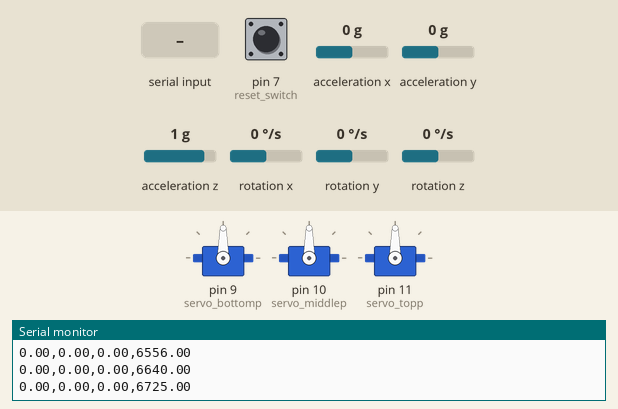
This sketch was run on a simulated Arduino Uno, built with avr-gcc and run on an emulated ATmega328P. Shown: 3 × servo, the last lines printed to the serial monitor. Wiring (inferred from the names in the program): MPU-6050 motion sensor at I2C address 0x68. Inputs (shaded band) come from the test bench; at power-on: rotation x 0 °/s, rotation y 0 °/s, rotation z 0 °/s, pin 7 (reset_switch) LOW, acceleration x 0 g, acceleration y 0 g, acceleration z 1 g.

Above: at 6.8 s.
6.9 s: rotation x set to -192 °/s
At 6.99 s:
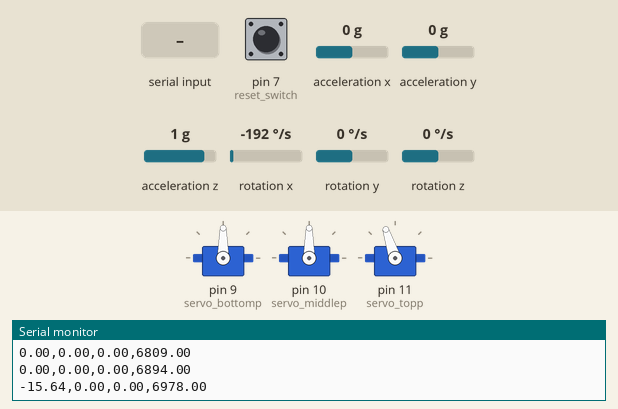
9.9 s: rotation y set to -100 °/s
At 10.03 s:
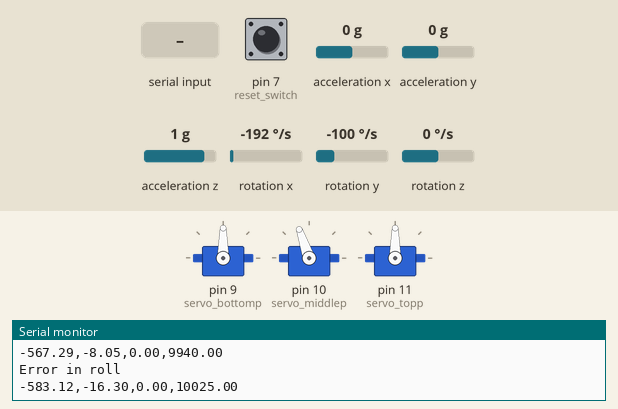
12.9 s: rotation z set to -192 °/s
At 13.3 s:
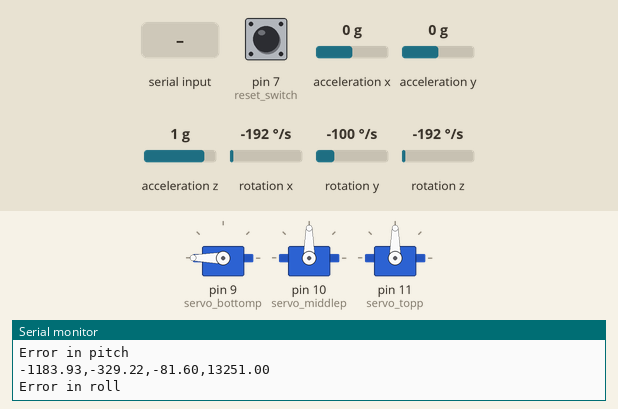
15.9 s: pin 7 (reset_switch) pulled HIGH for 0.15 s
At 16.08 s:
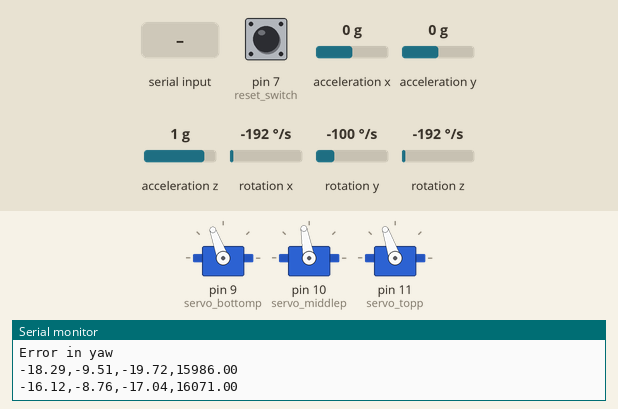
18.9 s: "r" received over Serial
At 19.15 s:
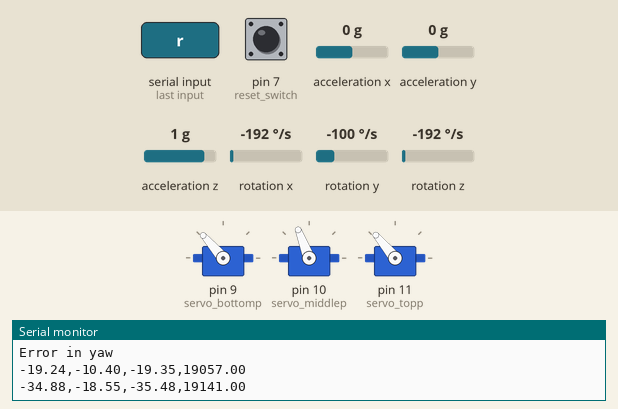
21.9 s: rotation x set to 192 °/s
Timing chart, 0 to 25.9 s (numbered marks = the images above; inputs shaded):
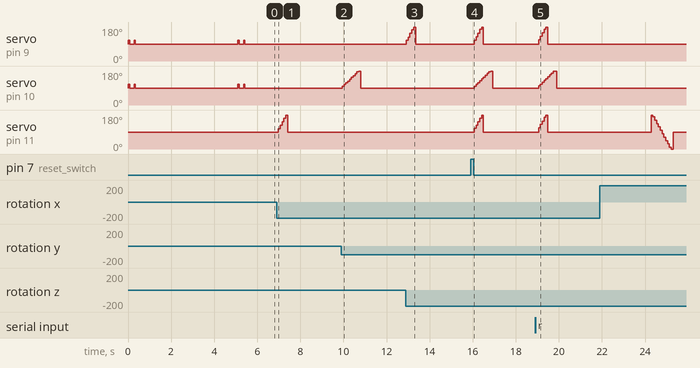

The sketch:

Gimbal.ino
```cpp
// Tim Hire 07/2020 Gimbal Project using MPU6050 accelerometer/gyroscope module

#include <Servo.h>
#include <Wire.h>

#define MPU_register 0x68
#define acc_sensitivity_2g 16384    //--> from the module datasheet
#define gyr_sensitivity_250 131       //--> from the module datasheet

Servo servo_bottom;
Servo servo_middle;
Servo servo_top;
int servo_bottomp = 9;
int servo_middlep = 10;
int servo_topp = 11;

float acc_X, acc_Y, acc_Z, temp, gyr_X, gyr_Y, gyr_Z;
float previousTime, currentTime, elapsedTime;
float aAngleX, aAngleY, aAngleZ;
float gAngleX, gAngleY, gAngleZ;
float yaw, roll, pitch;
int oldY = 0;               //Allows for the gimbal to be reset during operation
int oldR = 0;
int oldP = 0;

float acc_average_mag;
int shake_counter = 0;
int frames_gone = 0;
int frame_last_count = 0;
bool counting_mode;

float ax, ay, az, tt, gx, gy, gz;
int i = 0;
char potential_reset;
int reset_switch = 7;         //Pin number for the reset switch-button


//------------------------------------------------------------------------------------------------------------------------------------------------------------
// Variables that may want to be edited

int calibration_trials = 1000;    //Number of trials for the calibration process          //2000
int mixing_percent = 97;    //Percentage of the gyroscope results used in the process     //97
int refresh_rate = 80;   //delay between updates in milliseconds                          //80
int servoCal = 78;       //Affects how much the servo moves for each increment change in the MPU6050 data      //78

//------------------------------------------------------------------------------------------------------------------------------------------------------------


void setup() {
  pinMode(reset_switch, INPUT);         //Defining the pin for the input from the reset switch
  servo_bottom.attach(servo_bottomp);  servo_middle.attach(servo_middlep);  servo_top.attach(servo_topp);
  servo_bottom.write(90);  servo_middle.write(90);  servo_top.write(90);    //Setting all of the servos to their starting positions

  Serial.begin(9600); //Could use baudrate 115200          //Could potentially up the serial rate as is being used in other programs
  Wire.begin();
  Wire.beginTransmission(MPU_register);
  Wire.write(0x6B);
  Wire.write(0x00);           //Turns sleep off allowing for the continuous stream of data from the module
  Wire.endTransmission(true);

  delay(20);
  counting_mode = false;
  calibrate();                  //Calibrates the data from the MPU6050 to improve the accuracy of the readings
}


void loop() {
  //************  Section for getting the data from the MPU6050 module and trying to ascertain the orientation of the module from the readings
  Wire.beginTransmission(MPU_register);
  Wire.write(0x3B);
  Wire.endTransmission(false);
  Wire.requestFrom(MPU_register, 14, true);

  acc_X = Wire.read() << 8 | Wire.read();
  acc_Y = Wire.read() << 8 | Wire.read();
  acc_Z = Wire.read() << 8 | Wire.read();
  temp  = Wire.read() << 8 | Wire.read();
  gyr_X = Wire.read() << 8 | Wire.read();
  gyr_Y = Wire.read() << 8 | Wire.read();
  gyr_Z = Wire.read() << 8 | Wire.read();

  aAngleX = ((atan(acc_Y / sqrt(sq(acc_X) + sq(acc_Z))) * 180) / PI) - ax;
  aAngleY = ((atan(-1 * acc_X / sqrt(sq(acc_Y) + sq(acc_Z))) * 180) / PI) - ay;

  previousTime = currentTime;
  currentTime = millis();
  elapsedTime = (currentTime - previousTime) * 0.001;

  gAngleX = gAngleX + (gyr_X - gx) * elapsedTime;
  gAngleY = gAngleY + (gyr_Y - gy) * elapsedTime;
  gAngleZ = gAngleZ + (gyr_Z - gz) * elapsedTime;

  roll = 0.01 * mixing_percent * (gAngleX / gyr_sensitivity_250) + 0.01 * (100 - mixing_percent) * (aAngleX / acc_sensitivity_2g);
  pitch = 0.01 * mixing_percent * (gAngleY / gyr_sensitivity_250) + 0.01 * (100 - mixing_percent) * (aAngleY / acc_sensitivity_2g);
  yaw = gAngleZ / gyr_sensitivity_250;
  roll = roll - oldR;
  pitch = pitch - oldP;
  yaw = yaw - oldY;

  Serial.print(roll);    Serial.print(",");
  Serial.print(pitch);    Serial.print(",");
  Serial.print(yaw);  Serial.print(",");
  Serial.println(currentTime);

  servo_control();                          //Makes changes to the servos based on the data from the MPU6050 module

  //------------------ Checking to see whether a reset of the gimbal has been requested
  if (Serial.available() > 0){
    potential_reset = Serial.read();
    if (potential_reset == 'r'){
      reset();
    }
  }
  if (digitalRead(reset_switch) == HIGH){
    reset();
  }

  delay(refresh_rate);
  frames_gone += 1;
  //shake_reset();                 //enables the gimbal to be able to be reset by shaking it 2/3 times
}


void servo_control(){
  //**********  Section controlling the servos based on data from the module
  if (roll < 90 and roll > -90){
    servo_top.write(180 - map(roll, -servoCal, servoCal, 0, 180));   //Mapping the output from the orientation to the 0 to 180 values required by the servo
  }
  else{
    Serial.println("Error in roll");
    servo_top.write(90);
  }

  if (pitch < (99 * servoCal / 180) and pitch > -90){
    servo_middle.write(180 - map(pitch, -servoCal, servoCal, 0, 180));
  }
  else if (pitch > (99 * servoCal / 180) and pitch < 90){
    servo_middle.write(180 - map((99 * servoCal / 180), -servoCal, servoCal, 0, 180));           //In order to prevent the arms from crashing into each other at exteme angles
  }
  else{
    Serial.println("Error in pitch");
    servo_middle.write(90);
  }

  if (yaw < 90 and yaw > -90){
    servo_bottom.write(180 - map(yaw, -servoCal, servoCal, 0, 180));
  }
  else{
    Serial.println("Error in yaw");
    servo_bottom.write(90);
  }
}


void calibrate(){
  //******  Auto-calibration of the sensors to improve accuracy every time --> perhaps the potential to auto-calibrate the sensors at regular intervals if the MPU6050 is in the same orientation for a long time
  Serial.println("Starting self-calibration process...");
  vibrate();
  while (i < (calibration_trials + 100)){
    Wire.beginTransmission(MPU_register);
    Wire.write(0x3B); //Writes to the register storing the X-axis reading
    Wire.endTransmission(false);        //Keeps the port open to allow the subsequent data to be retrieved
    Wire.requestFrom(MPU_register, 14, true);
    if (i  > 100){          //Skip the first 100 readings to allow the reading to settle before starting the average
        ax = Wire.read() << 8 | Wire.read();
        ay = Wire.read() << 8 | Wire.read();
        az = Wire.read() << 8 | Wire.read();
        tt = tt + (Wire.read() << 8 | Wire.read());
        gx = gx + (Wire.read() << 8 | Wire.read());
        gy = gy + (Wire.read() << 8 | Wire.read());
        gz = gz + (Wire.read() << 8 | Wire.read());

        ax = ax + (atan(ay / sqrt(sq(ax) + sq(az))) * 180 / PI);
        ay = ay + (atan(-1 * ax / sqrt(sq(ay) + sq(az))) * 180 / PI);
    }
    delay(2);           //stops the same reading being used
    i++;
  }
  ax = ax / calibration_trials;
  ay = ay / calibration_trials;
  gx = gx / calibration_trials;
  gy = gy / calibration_trials;
  gz = gz / calibration_trials;
  Serial.println("Calibration ended");
  vibrate();
}


void shake_reset(){
  /*Serial.print(acc_X);  Serial.print(",");
  Serial.print(acc_Y);  Serial.print(",");
  Serial.print(acc_Z);  Serial.print("      ");*/

  //Experimental section trying to reset the gimbal if the gimbal is shaken twice
  //Shake defined as the average magnitude of the accelerometer readings from the MPU6050 being greater than 10,000
  //Potentially need to identify whether there is a sign change by storing the sign of the values as a binary number

  if (counting_mode == true){
    if (frames_gone - frame_last_count > 15){
      counting_mode = false;
      reset();
    }
  }

  else{
    acc_average_mag = (abs(acc_X) + abs(acc_Y) + abs(acc_Z)) / 3;
    if (acc_average_mag > 9000){
      if (frames_gone - frame_last_count < 8){
        shake_counter += 1;
        if (shake_counter > 1){              //attempting to make sure that the number of frames changes as the refresh_rate changes
          counting_mode = true;
          shake_counter = 0;
          frame_last_count = frames_gone;
        }
      }
      else{
        frame_last_count = frames_gone;       //Stores the starting frame from when the first hint of a shake is detected
      }
    }
  }
}


void reset(){             //Resets the zero position of the positioning if 'r' is in the Serial port or the push switch is pressed on the board
  servo_bottom.write(90);
  servo_middle.write(90);
  servo_top.write(90);
  oldR += roll;
  oldP += pitch;
  oldY += yaw;
}


void vibrate(){             //Assumes the vibrate function is called after the servos are all reset into the middle
  for (int j = 0; j <= 1; j++){
    servo_middle.write(110);
    servo_bottom.write(110);
    delay(60);
    servo_middle.write(90);
    servo_bottom.write(90);
    delay(200);
  }
}
```

Measured:
- after the input at 6.9 s, servo on pin 11 (servo_topp): rises from 90° to 180° in 0.34 s, then falls to 90° in 0.08 s
- after the input at 9.9 s, servo on pin 10 (servo_middlep): rises from 90° to 180° in 0.76 s, then falls to 90° in 0.08 s
- after the input at 12.9 s, servo on pin 9 (servo_bottomp): rises from 90° to 180° in 0.34 s, then falls to 90° in 0.10 s
- after the input at 15.9 s, servo on pin 9 (servo_bottomp), servo on pin 11 (servo_topp): rises from 90° to 180° in 0.34 s, then falls to 90° in 0.08 s; servo on pin 10 (servo_middlep): rises from 90° to 180° in 0.76 s, then falls to 90° in 0.08 s
- after the input at 18.9 s, servo on pin 9 (servo_bottomp), servo on pin 11 (servo_topp): rises from 90° to 180° in 0.34 s, then falls to 90° in 0.08 s; servo on pin 10 (servo_middlep): rises from 90° to 180° in 0.76 s, then falls to 90° in 0.08 s
